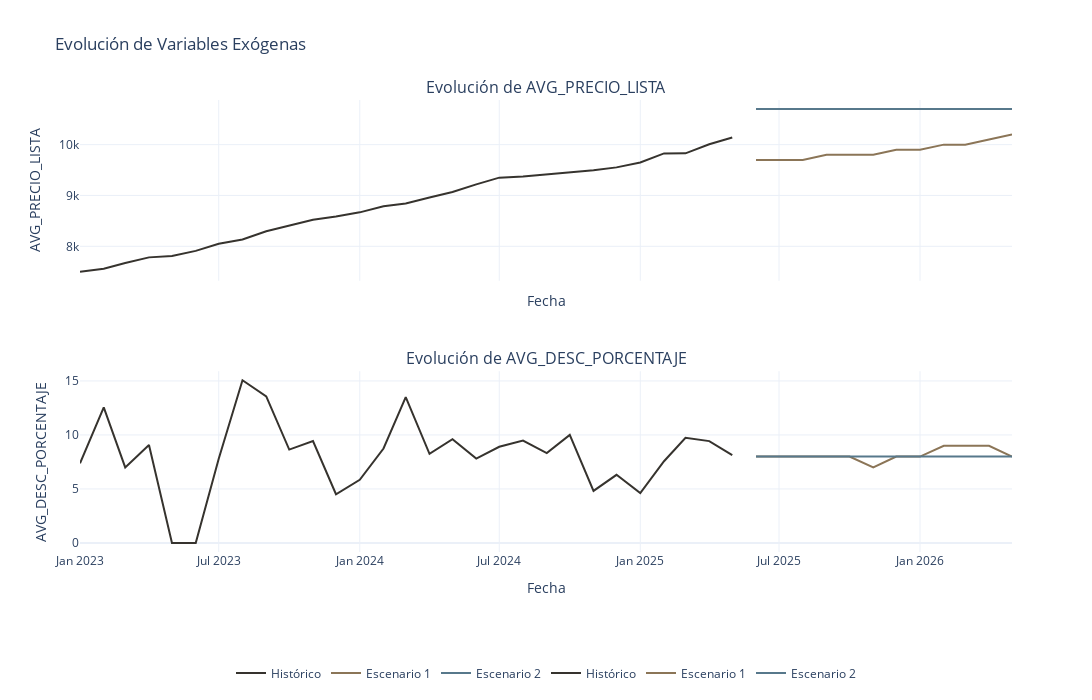

Notebook cell for this chart:
### Markdown cell above
## 3.1. Análisis de Variables Exógenas

Para entender por qué el modelo Prophet puede estar generando diferencias importantes entre los escenarios y la serie histórica, es fundamental analizar la evolución de las variables exógenas (`AVG_PRECIO_LISTA`, `AVG_DESC_PORCENTAJE`). Si los valores futuros de estas variables están fuera del rango observado en el histórico, el modelo puede extrapolar de forma poco confiable. A continuación, se grafican estas variables para el histórico y ambos escenarios.

### Code cell
fig_exog = make_subplots(
    rows=len(exog_vars), cols=1, shared_xaxes=True,
    subplot_titles=[f'Evolución de {var}' for var in exog_vars],
    vertical_spacing=0.2
)

for i, var in enumerate(exog_vars, 1):
    fig_exog.add_trace(go.Scatter(
        x=df_hist['ds'], y=df_hist[var], mode='lines',
        name='Histórico', line=dict(color='#36332E')
    ), row=i, col=1)
    fig_exog.add_trace(go.Scatter(
        x=df_fcst1['ds'], y=df_fcst1[var], mode='lines',
        name='Escenario 1', line=dict(color= '#8B7557')
    ), row=i, col=1)
    fig_exog.add_trace(go.Scatter(
        x=df_fcst2['ds'], y=df_fcst2[var], mode='lines',
        name='Escenario 2', line=dict(color= '#57788B')
    ), row=i, col=1)
    fig_exog.update_yaxes(title_text=var, row=i, col=1)

fig_exog.update_layout(
    height=350 * len(exog_vars),
    width=1100,
    title_text="Evolución de Variables Exógenas",
    legend=dict(orientation='h', yanchor='bottom', y=-0.3, x=0.5, xanchor='center'),
    template='plotly_white'
)
fig_exog.update_xaxes(title_text='Fecha')
fig_exog.show()
